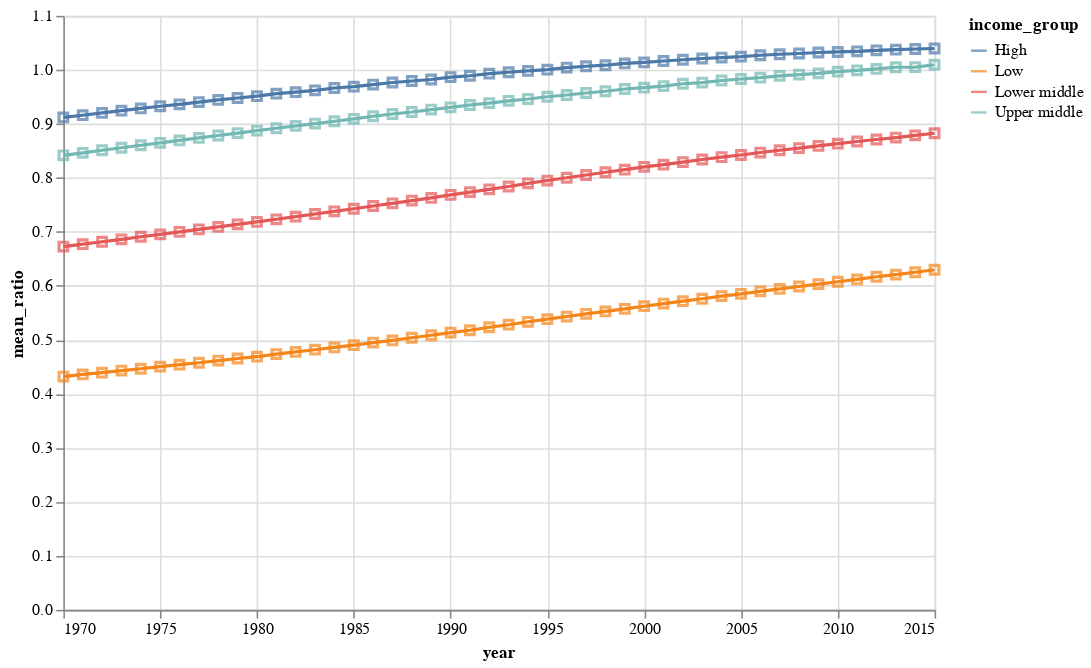

The code cell stored with this chart in its notebook:
### Markdown cell above
<div class="alert alert-info" style="color:black">

### Question 3.1
rubric={accuracy:2,quality:1,viz:2}

<h4>
Python
</h4>
<ol type="1">
<li>Compute a new column in your dataframe that represents the ratio between the number of years in school for women and men (calculate it so that the value 1 means as many years for both, and 0.5 means half as many for women compared to men).</li>
<li>Filter the dataframe to only contain value from 1970 - 2015, since those are the years where the education data has been recorded. Again you can either create a new variable or perform the filtering as you pass the data to the plotting function.</li>
<li>Create a line plot showing how the ratio of women’s of men’s years in school has changed over time. Group the data by income group and plot the mean for each group.</li>
<li>Use layering to add a square mark for every data point in your line plot (so one per yearly mean in each group).</li>
</ol>

</div>

### Code cell
# YOUR PYTHON ANSWER GOES HERE
Q3=data.copy()
Q3['school_ratio']=Q3['years_in_school_women']/Q3['years_in_school_men']
Q3=Q3[(Q3['year'].dt.year>=1970) & (Q3['year'].dt.year<=2015)]
summary=Q3.groupby(['income_group','year'],as_index=False).agg(mean_ratio=('school_ratio','mean'))
line=alt.Chart(summary).mark_line().encode(
    x='year',
    y='mean_ratio',
    color='income_group'
).properties(width=550,height=375)
line + line.mark_point(shape='square')

### Figure 1 — Vega-Lite specification as saved in the notebook (floating-point values rounded to 4 significant figures; data arrays with more than 128 entries replaced by an {"elided": "..."} marker saying what was removed)
{"$schema": "https://vega.github.io/schema/vega-lite/v5.20.1.json", "config": {"view": {"continuousHeight": 300, "continuousWidth": 300}}, "data": {"name": "data-480df68785cdfb006a91628ee11eda70"}, "datasets": {"data-480df68785cdfb006a91628ee11eda70": {"elided": "184 records"}}, "height": 375, "layer": [{"encoding": {"color": {"field": "income_group", "type": "nominal"}, "x": {"field": "year", "type": "temporal"}, "y": {"field": "mean_ratio", "type": "quantitative"}}, "mark": {"type": "line"}}, {"encoding": {"color": {"field": "income_group", "type": "nominal"}, "x": {"field": "year", "type": "temporal"}, "y": {"field": "mean_ratio", "type": "quantitative"}}, "mark": {"shape": "square", "type": "point"}}], "width": 550}
